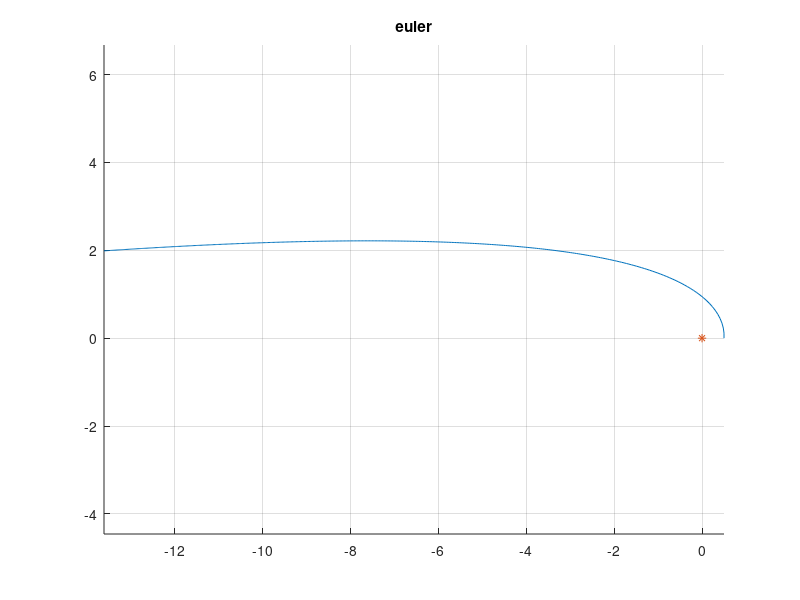

Here is the MATLAB script that generated this plot: (Note: this script raises an error after producing the figure.)
clear variables;
close all;
clc;

% Différentes constantes
G = 4*pi^2; % Constante de gravitation universelle
%a = 1.5e11;  % demi grand axe
a=1;
%T = 365*3600;   % période de révolution (en seconde)
T=1;
%M = 1.98892e30; % Masse du soleil
M=1;
% COnditions initiales
x0=.5;
x0p=0;
y0=0;
y0p=11.5;

tmin=0;
tmax=4*T;

% Différentes fonctions   avec xp = z  &  yp = w
f1=@(x,y,z,w)(z);
f2=@(x,y,z,w)(w);
g1=@(x,y,z,w)(-1*(G*M*(x./(x.^2+y.^2).^(3/2))));
g2=@(x,y,z,w)(-1*(G*M*(y./(x.^2+y.^2).^(3/2))));

% Paramètre de résolution
h = .01;
t = tmin:h:tmax;
% Résolution par méthode d'EULER
xEuler = zeros(1,length(t));yEuler=zeros(1,length(t));xpEuler = zeros(1,length(t));ypEuler = zeros(1,length(t));
xEuler(1)=x0;yEuler(1)=y0;xpEuler(1)=x0p;ypEuler(1)=y0p;

for k=1:length(t)-1
   xEuler(k+1) = xEuler(k) + h*f1(xEuler(k),yEuler(k),xpEuler(k),ypEuler(k));
   yEuler(k+1) = yEuler(k) + h*f2(xEuler(k),yEuler(k),xpEuler(k),ypEuler(k));
   xpEuler(k+1) = xpEuler(k) + h*g1(xEuler(k),yEuler(k),xpEuler(k),ypEuler(k));
   ypEuler(k+1) = ypEuler(k) + h*g2(xEuler(k),yEuler(k),xpEuler(k),ypEuler(k));
end


% affichage de la méthode d'Euler
figure()
hold on;
plot(xEuler,yEuler);
grid('on')
plot(0,0,'*')
title('euler')
% hold on;
% for i = 1:length(xEuler)
%     h = plot(xEuler(i),yEuler(i),'or');
%     pause(0.05)
%     delete(h)
% end

%Résolution par méthode de Runge-Kutta
axis('equal')
[xRK,yRK,t]=RK4_2D_bis(x0,y0,x0p,y0p,tmin,tmax,h,f1,f2,g1,g2);
plot(xRK,yRK)
grid('on')
plot(0,0,'*')
for i = 1:length(xEuler)
    h1 = plot(xRK(i),yRK(i),'or');
    h2 = plot(xEuler(i),yEuler(i),'ob');
    pause(0.05)
    delete(h1)
    delete(h2)
end